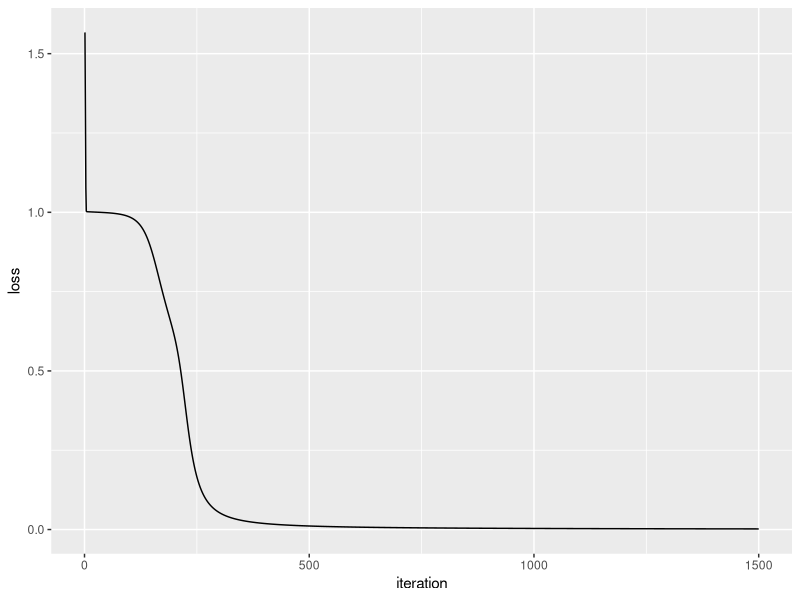

Write R code to recreate this figure.
## ---- chunk 1
knitr::opts_chunk$set(echo = TRUE)
## ---- chunk 2
library(ggplot2)
## ---- chunk 3
X <- matrix(c(
  0,0,1,
  0,1,1,
  1,0,1,
  1,1,1
),
  ncol = 3,
  byrow = TRUE
)

# observed outcomes
y <- c(0, 1, 1, 0)

# print the data so we can take a quick look at it
cbind(X, y)
## ---- chunk 4
# generate a random value between 0 and 1 for each
# element in X.  This will be used as our initial weights
# for layer 1
rand_vector <- runif(ncol(X) * nrow(X))

# convert above vector into a matrix
rand_matrix <- matrix(
  rand_vector,
  nrow = ncol(X),
  ncol = nrow(X),
  byrow = TRUE
)

# this list stores the state of our neural net as it is trained
my_nn <- list(
  # predictor variables
  input = X,
  # weights for layer 1
  weights1 = rand_matrix,
  # weights for layer 2
  weights2 = matrix(runif(4), ncol = 1),
  # actual observed
  y = y,
  # stores the predicted outcome
  output = matrix(
    rep(0, times = 4),
    ncol = 1
  )
)
## ---- chunk 5
#' the activation function
sigmoid <- function(x) {
  1.0 / (1.0 + exp(-x))
}

#' the derivative of the activation function
sigmoid_derivative <- function(x) {
  x * (1.0 - x)
}
## ---- chunk 6
loss_function <- function(nn) {
  sum((nn$y - nn$output) ^ 2)
}
## ---- chunk 7
feedforward <- function(nn) {

  nn$layer1 <- sigmoid(nn$input %*% nn$weights1)
  nn$output <- sigmoid(nn$layer1 %*% nn$weights2)

  nn
}


## ---- chunk 8
backprop <- function(nn) {

  # application of the chain rule to find derivative of the loss function with 
  # respect to weights2 and weights1
  d_weights2 <- (
    t(nn$layer1) %*%
    # `2 * (nn$y - nn$output)` is the derivative of the sigmoid loss function
    (2 * (nn$y - nn$output) *
    sigmoid_derivative(nn$output))
  )

  d_weights1 <- ( 2 * (nn$y - nn$output) * sigmoid_derivative(nn$output)) %*% 
    t(nn$weights2)
  d_weights1 <- d_weights1 * sigmoid_derivative(nn$layer1)
  d_weights1 <- t(nn$input) %*% d_weights1
  
  # update the weights using the derivative (slope) of the loss function
  nn$weights1 <- nn$weights1 + d_weights1
  nn$weights2 <- nn$weights2 + d_weights2

  nn
}
## ---- chunk 9
# number of times to perform feedforward and backpropagation
n <- 1500

# data frame to store the results of the loss function.
# this data frame is used to produce the plot in the 
# next code chunk
loss_df <- data.frame(
  iteration = 1:n,
  loss = vector("numeric", length = n)
)

for (i in seq_len(1500)) {
  my_nn <- feedforward(my_nn)
  my_nn <- backprop(my_nn)

  # store the result of the loss function.  We will plot this later
  loss_df$loss[i] <- loss_function(my_nn)
}

# print the predicted outcome next to the actual outcome
data.frame(
  "Predicted" = round(my_nn$output, 3),
  "Actual" = y
)
## ---- chunk 10
# plot the cost

ggplot(data = loss_df, aes(x = iteration, y = loss)) +
  geom_line()
